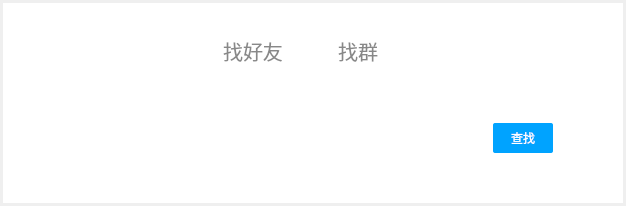
<?xml version="1.0" encoding="UTF-8"?>
<ui version="4.0">
 <class>Find</class>
 <widget class="QWidget" name="Find">
  <property name="geometry">
   <rect>
    <x>0</x>
    <y>0</y>
    <width>626</width>
    <height>206</height>
   </rect>
  </property>
  <property name="minimumSize">
   <size>
    <width>626</width>
    <height>206</height>
   </size>
  </property>
  <property name="maximumSize">
   <size>
    <width>626</width>
    <height>446</height>
   </size>
  </property>
  <property name="baseSize">
   <size>
    <width>626</width>
    <height>206</height>
   </size>
  </property>
  <property name="windowTitle">
   <string>Form</string>
  </property>
  <widget class="QWidget" name="findWidget" native="true">
   <property name="geometry">
    <rect>
     <x>3</x>
     <y>3</y>
     <width>620</width>
     <height>200</height>
    </rect>
   </property>
   <property name="minimumSize">
    <size>
     <width>620</width>
     <height>200</height>
    </size>
   </property>
   <property name="maximumSize">
    <size>
     <width>620</width>
     <height>440</height>
    </size>
   </property>
   <property name="baseSize">
    <size>
     <width>620</width>
     <height>200</height>
    </size>
   </property>
   <property name="styleSheet">
    <string notr="true">background-color: rgb(255, 255, 255);</string>
   </property>
   <widget class="QWidget" name="topWidget" native="true">
    <property name="geometry">
     <rect>
      <x>0</x>
      <y>0</y>
      <width>620</width>
      <height>70</height>
     </rect>
    </property>
    <property name="minimumSize">
     <size>
      <width>620</width>
      <height>70</height>
     </size>
    </property>
    <property name="maximumSize">
     <size>
      <width>620</width>
      <height>70</height>
     </size>
    </property>
    <property name="baseSize">
     <size>
      <width>620</width>
      <height>70</height>
     </size>
    </property>
    <property name="styleSheet">
     <string notr="true">QWidget#topWidget{
	border-radius: 3px;
}</string>
    </property>
    <widget class="QPushButton" name="closeBtn">
     <property name="geometry">
      <rect>
       <x>590</x>
       <y>10</y>
       <width>16</width>
       <height>16</height>
      </rect>
     </property>
     <property name="styleSheet">
      <string notr="true">QPushButton{
	image: url(:/Icon/close2.png);
	border-radius: 0;
	background-color: rgba(255, 255, 255, 0);
}
QPushButton:hover{
	image: url(:/Icon/close.png);
	background-color: rgb(255, 0, 0);
}</string>
     </property>
     <property name="text">
      <string/>
     </property>
    </widget>
    <widget class="QPushButton" name="miniBtn">
     <property name="geometry">
      <rect>
       <x>560</x>
       <y>10</y>
       <width>16</width>
       <height>16</height>
      </rect>
     </property>
     <property name="styleSheet">
      <string notr="true">QPushButton{
	image: url(:/Icon/mini2.png);
	border-radius: 0;
	background-color: rgba(255, 255, 255, 0);
}
QPushButton:hover{
	image: url(:/Icon/mini.png);
	background-color: rgb(136, 136, 136);
}</string>
     </property>
     <property name="text">
      <string/>
     </property>
    </widget>
    <widget class="QPushButton" name="findFriendBtn">
     <property name="geometry">
      <rect>
       <x>220</x>
       <y>30</y>
       <width>60</width>
       <height>35</height>
      </rect>
     </property>
     <property name="minimumSize">
      <size>
       <width>60</width>
       <height>35</height>
      </size>
     </property>
     <property name="maximumSize">
      <size>
       <width>60</width>
       <height>35</height>
      </size>
     </property>
     <property name="baseSize">
      <size>
       <width>60</width>
       <height>35</height>
      </size>
     </property>
     <property name="styleSheet">
      <string notr="true">QPushButton{
	font-size: 20px;
	color: #888888;
	border: none;
}
</string>
     </property>
     <property name="text">
      <string>找好友</string>
     </property>
    </widget>
    <widget class="QPushButton" name="findGroupBtn">
     <property name="geometry">
      <rect>
       <x>330</x>
       <y>30</y>
       <width>50</width>
       <height>35</height>
      </rect>
     </property>
     <property name="minimumSize">
      <size>
       <width>50</width>
       <height>35</height>
      </size>
     </property>
     <property name="maximumSize">
      <size>
       <width>50</width>
       <height>35</height>
      </size>
     </property>
     <property name="baseSize">
      <size>
       <width>50</width>
       <height>35</height>
      </size>
     </property>
     <property name="styleSheet">
      <string notr="true">QPushButton{
	font-size: 20px;
	color: #888888;
	border: none;
}
</string>
     </property>
     <property name="text">
      <string>找群</string>
     </property>
    </widget>
   </widget>
   <widget class="QWidget" name="searchWidget" native="true">
    <property name="geometry">
     <rect>
      <x>0</x>
      <y>70</y>
      <width>620</width>
      <height>130</height>
     </rect>
    </property>
    <property name="minimumSize">
     <size>
      <width>620</width>
      <height>130</height>
     </size>
    </property>
    <property name="maximumSize">
     <size>
      <width>620</width>
      <height>130</height>
     </size>
    </property>
    <property name="baseSize">
     <size>
      <width>620</width>
      <height>130</height>
     </size>
    </property>
    <widget class="QPushButton" name="findBtn">
     <property name="geometry">
      <rect>
       <x>490</x>
       <y>50</y>
       <width>60</width>
       <height>30</height>
      </rect>
     </property>
     <property name="minimumSize">
      <size>
       <width>60</width>
       <height>30</height>
      </size>
     </property>
     <property name="maximumSize">
      <size>
       <width>60</width>
       <height>30</height>
      </size>
     </property>
     <property name="baseSize">
      <size>
       <width>60</width>
       <height>30</height>
      </size>
     </property>
     <property name="styleSheet">
      <string notr="true">QPushButton{
	font-size: 12px;
	color: rgb(255, 255, 255);
	background-color: #00A3FF;
	border-radius: 2px;
}
QPushButton:hover{
	background-color: #3CC3F5;
}</string>
     </property>
     <property name="text">
      <string>查找</string>
     </property>
    </widget>
   </widget>
   <widget class="QTableWidget" name="showCardTableWidget">
    <property name="geometry">
     <rect>
      <x>0</x>
      <y>200</y>
      <width>620</width>
      <height>240</height>
     </rect>
    </property>
    <property name="minimumSize">
     <size>
      <width>620</width>
      <height>240</height>
     </size>
    </property>
    <property name="maximumSize">
     <size>
      <width>620</width>
      <height>240</height>
     </size>
    </property>
    <property name="baseSize">
     <size>
      <width>620</width>
      <height>240</height>
     </size>
    </property>
    <property name="styleSheet">
     <string notr="true">QTableWidget{
	background-color: rgb(247, 247, 247);
	border: none;
}</string>
    </property>
    <attribute name="horizontalHeaderVisible">
     <bool>false</bool>
    </attribute>
    <attribute name="verticalHeaderVisible">
     <bool>false</bool>
    </attribute>
    <row>
     <property name="text">
      <string>新建行</string>
     </property>
    </row>
    <row>
     <property name="text">
      <string>新建行</string>
     </property>
    </row>
    <row>
     <property name="text">
      <string>新建行</string>
     </property>
    </row>
    <row>
     <property name="text">
      <string>新建行</string>
     </property>
    </row>
    <row>
     <property name="text">
      <string>新建行</string>
     </property>
    </row>
    <row>
     <property name="text">
      <string>新建行</string>
     </property>
    </row>
    <row>
     <property name="text">
      <string>新建行</string>
     </property>
    </row>
    <row>
     <property name="text">
      <string>新建行</string>
     </property>
    </row>
    <row>
     <property name="text">
      <string>新建行</string>
     </property>
    </row>
    <column>
     <property name="text">
      <string>新建列</string>
     </property>
    </column>
    <column>
     <property name="text">
      <string>新建列</string>
     </property>
    </column>
    <column>
     <property name="text">
      <string>新建列</string>
     </property>
    </column>
   </widget>
  </widget>
 </widget>
 <resources/>
 <connections>
  <connection>
   <sender>miniBtn</sender>
   <signal>clicked()</signal>
   <receiver>Find</receiver>
   <slot>lower()</slot>
   <hints>
    <hint type="sourcelabel">
     <x>574</x>
     <y>20</y>
    </hint>
    <hint type="destinationlabel">
     <x>683</x>
     <y>77</y>
    </hint>
   </hints>
  </connection>
  <connection>
   <sender>closeBtn</sender>
   <signal>clicked()</signal>
   <receiver>Find</receiver>
   <slot>close()</slot>
   <hints>
    <hint type="sourcelabel">
     <x>598</x>
     <y>24</y>
    </hint>
    <hint type="destinationlabel">
     <x>710</x>
     <y>41</y>
    </hint>
   </hints>
  </connection>
 </connections>
</ui>
